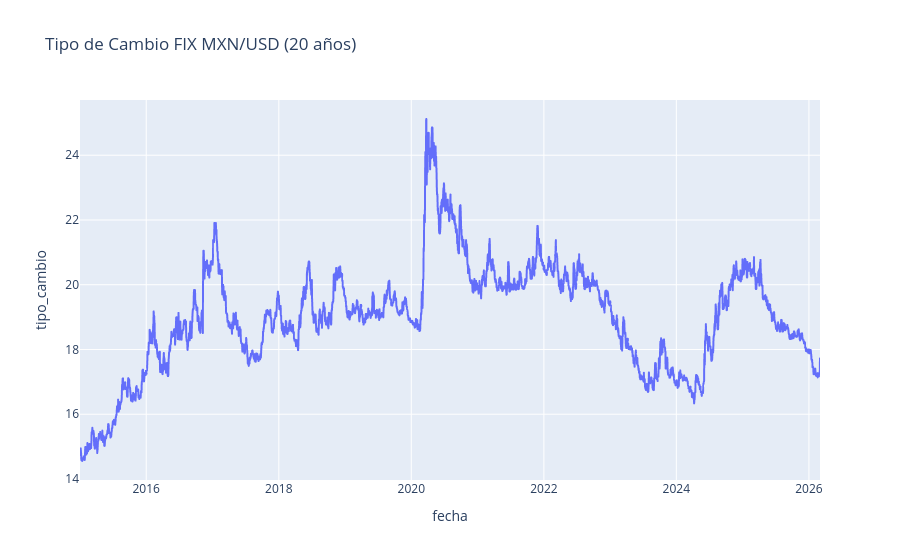

Notebook source saved alongside this figure:
### Markdown cell above
## <font color= #003366> **Visualización de la serie de tiempo** </font>

### Code cell
df = df_daily[df_daily.index >= "2015-01-01"]

df_plot = df.reset_index()

fig = px.line(
    df_plot,
    x="fecha",
    y="tipo_cambio",
    title="Tipo de Cambio FIX MXN/USD (20 años)"
)

fig.show()

### Figure 1 — Plotly figure (JSON) as saved in the notebook; plotly's stock layout.template omitted (floating-point values rounded to 4 significant figures; data arrays with more than 128 entries replaced by an {"elided": "..."} marker saying what was removed)
{"data": [{"hovertemplate": "fecha=%{x}<br>tipo_cambio=%{y}<extra></extra>", "legendgroup": "", "line": {"color": "#636efa", "dash": "solid"}, "marker": {"symbol": "circle"}, "mode": "lines", "name": "", "showlegend": false, "type": "scattergl", "x": {"elided": "4080 str values"}, "xaxis": "x", "y": {"elided": "4080 float values"}, "yaxis": "y"}], "layout": {"legend": {"tracegroupgap": 0}, "title": {"text": "Tipo de Cambio FIX MXN/USD (20 años)"}, "xaxis": {"anchor": "y", "domain": [0, 1], "title": {"text": "fecha"}}, "yaxis": {"anchor": "x", "domain": [0, 1], "title": {"text": "tipo_cambio"}}}}
